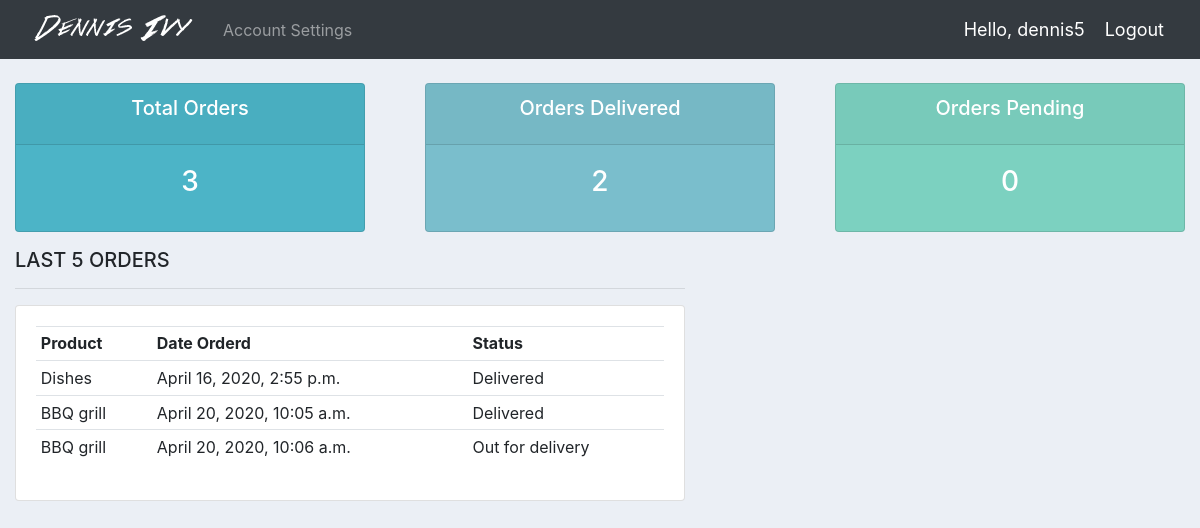
Page /user/ (signed in) on the committed database.
### accounts/models.py (models this page shows, shortened)
class Order(models.Model):
    STATUS = (
        ('Pending', 'Pending'),
        ('Out for delivery', 'Out for delivery'),
        ('Delivered', 'Delivered'),
    )
    customers = models.ForeignKey(
        Customers, null=True, on_delete=models.SET_NULL)
    product = models.ForeignKey(Product, null=True, on_delete=models.SET_NULL)
    date_created = models.DateTimeField(auto_now_add=True, null=True)
    status = models.CharField(max_length=200, null=True, choices=STATUS)

class Product(models.Model):
    CATEGORY = (
        ('Indoor', 'Indoor'),
        ('Out Door', 'Out Door')
    )
    name = models.CharField(max_length=200, null=True)
    price = models.FloatField(null=True)
    category = models.CharField(max_length=200, null=True, choices=CATEGORY)
    description = models.CharField(max_length=200, null=True, blank=True)
    date_created = models.DateTimeField(auto_now_add=True, null=True)
    tag = models.ManyToManyField(Tag)
    def __str__(self):
        return self.name

### accounts/decorators.py (the view)
        def wrapper_func(request, *args, **kwargs):
            group = None
            if request.user.groups.exists():
                group = request.user.groups.all()[0].name
            if group in allowed_roles:
                return view_func(request, *args, **kwargs)
            else:
                return HttpResponse('You are not authorized to view this page')

### accounts/views.py (called while the page is built)
@login_required(login_url='login')
@allowed_users(allowed_roles=['customers'])
def userPage(request):
    orders = request.user.customers.order_set.all()
    totalOrders = orders.count()
    delivered = orders.filter(status='Delivered').count()
    pending = orders.filter(status='Pending').count()
    context = {'orders': orders,
               'totalOrders': totalOrders,
               'delivered': delivered,
               'pending': pending, }
    return render(request, 'accounts/user.html', context)

### accounts/templates/accounts/user.html
{% extends 'accounts/main.html' %}
{% block content %}
{% include 'accounts/status.html' %}
<div class="col-md-7">
    <h5>LAST 5 ORDERS</h5>
    <hr>
    <div class="card card-body">
        <table class="table table-sm">
            <tr>
                <th>Product</th>
                <th>Date Orderd</th>
                <th>Status</th>
            </tr>
            {% for order in orders %}
                <tr>
                    <td>{{order.product}}</td>
                    <td>{{order.date_created}}</td>
                    <td>{{order.status}}</td>
                </tr>
            {%endfor%}
        </table>
    </div>
</div>
{% endblock content %}

### accounts/templates/accounts/navbar.html (shortened to what this page needs)
{% load static %}
<nav class="navbar navbar-expand-lg navbar-dark bg-dark">
  <img src="{% static 'image/logo.png' %}">
  <div class="collapse navbar-collapse" id="navbarNav">
    <ul class="navbar-nav">
      {% if request.user.is_staff %}
      <li class="nav-item active">
        <a class="nav-link" href="{% url 'home' %}">Dashboard</a>
      </li>
      <li class="nav-item">
        <a class="nav-link" href="{% url 'products' %}">Products</a>
      </li>
      {% else %}
      <li class="nav-item">
      <a class="nav-link" href="{% url 'account' %}">Account Settings</a>
      {% endif %}
      </li>
    </ul>
  </div>
  <span class="hello-msg">Hello, {{request.user}}</span>
  <span ><a class="hello-msg" href="{% url 'logout' %}">Logout</a></span>
</nav>

### static/CSS/main.css (style rules this page uses)
body { background-color: #ebeff5; }

### accounts/templates/accounts/navbar.html (style rules this page uses)
.hello-msg { font-size: 18px; color: #fff; margin-right: 20px; }

### rows in the picture
Order: product "Dishes", date_created "April 16, 2020, 2:55 p.m.", status "Delivered"
Order: product "BBQ grill", date_created "April 20, 2020, 10:05 a.m.", status "Delivered"
Order: product "BBQ grill", date_created "April 20, 2020, 10:06 a.m.", status "Out for delivery"

### other values in the picture
{{ request.user }} "dennis5"
{{ totalOrders }} "3"
{{ delivered }} "2"
{{ pending }} "0"
